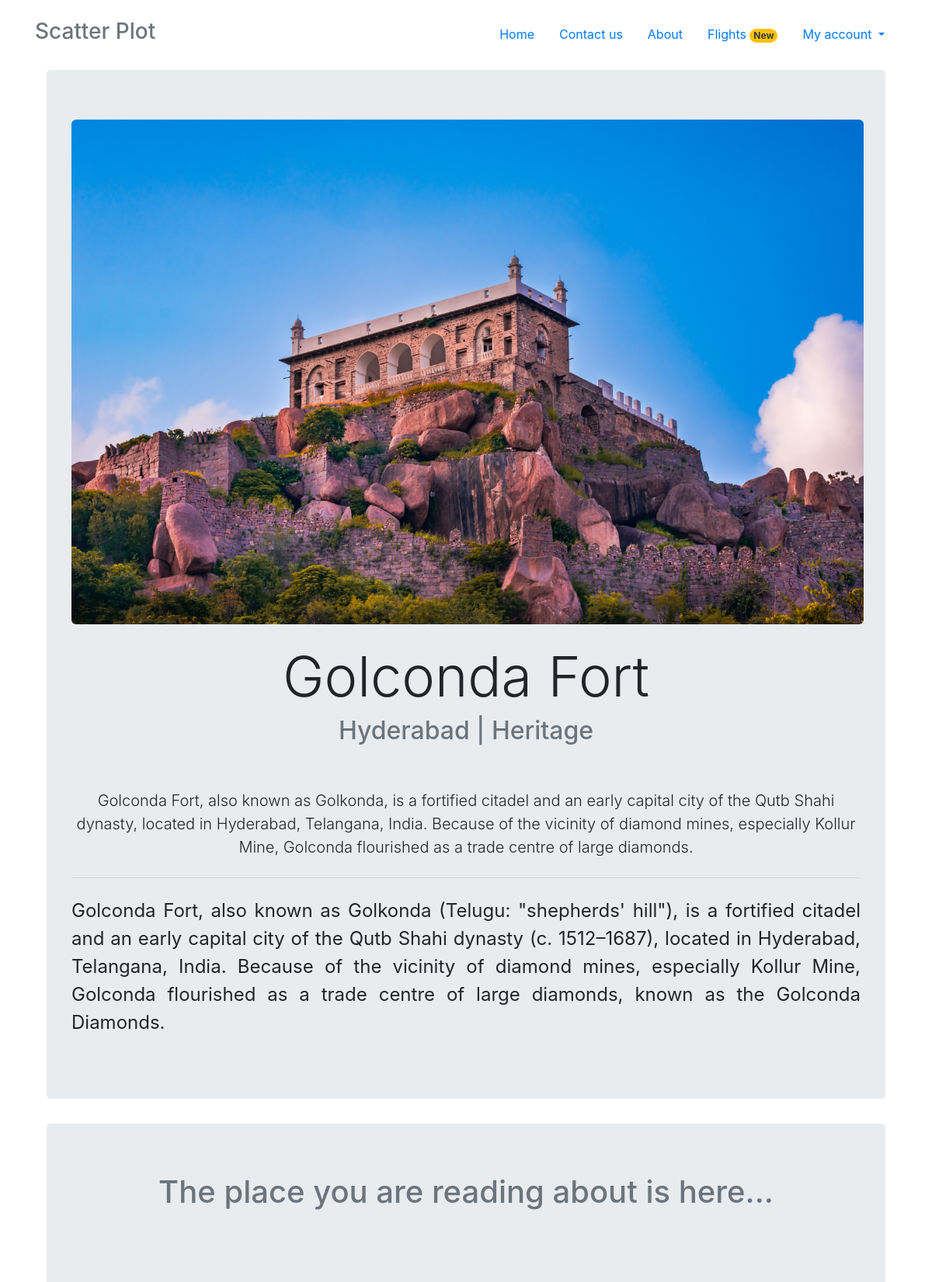
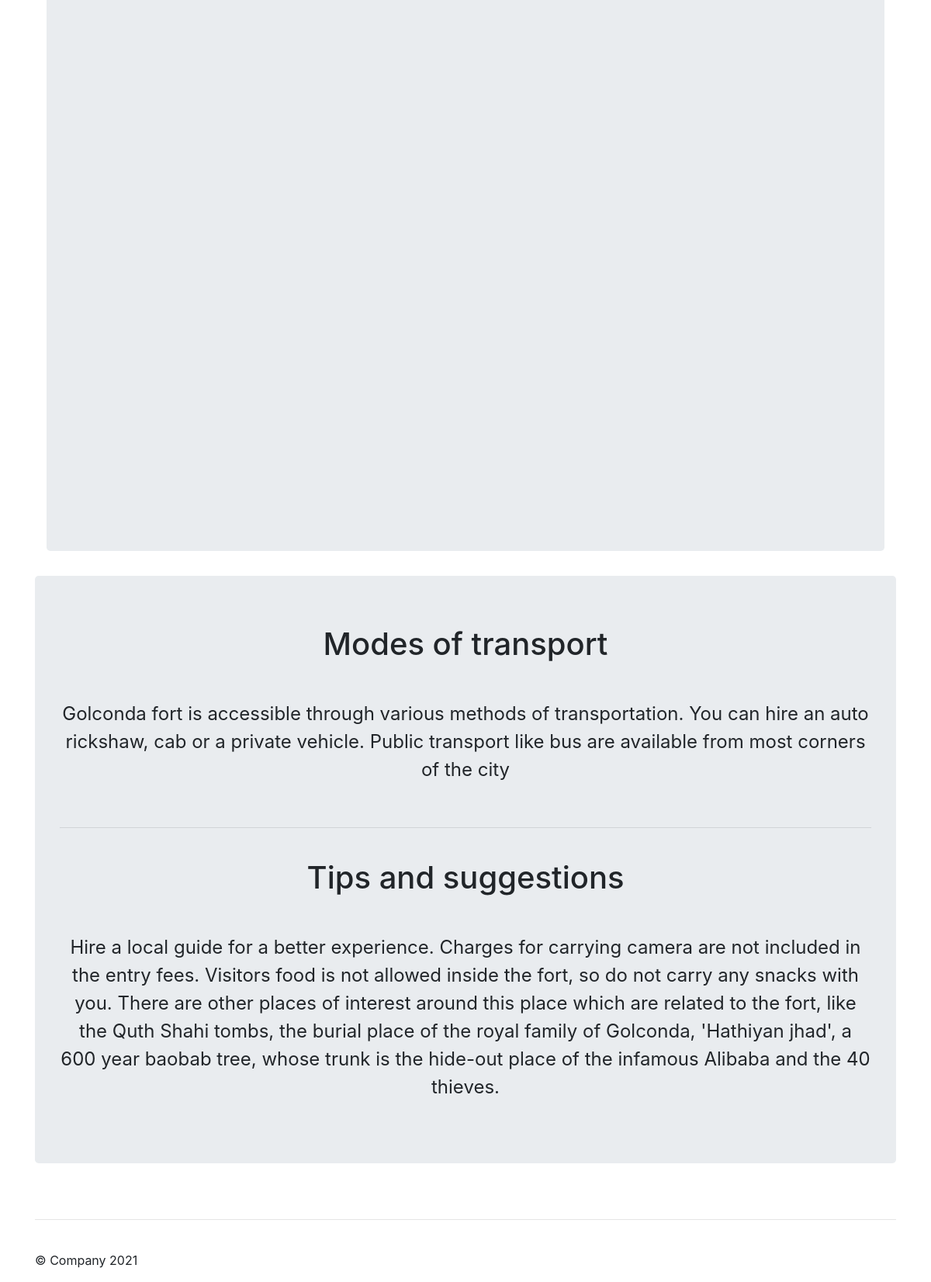
The page /1 on the database its author committed (2 pictures, top to bottom).
### Profile/models.py (models this page shows)
class Points_of_Interest(models.Model):
    State_name = models.ForeignKey(state, on_delete=models.CASCADE)
    slug = models.SlugField(max_length=100, default='state')
    Point_of_interest = models.CharField(max_length=100, null=True)
    poislug = models.SlugField(max_length=100, null=True)
    header_image = models.ImageField(null=True, blank=True, upload_to="POIs")
    category = models.CharField(max_length=50, choices=category)
    Short_Description = models.TextField(max_length=300, default='', help_text='Write a short catchy description about the POI in 100 words max')
    city = models.CharField(max_length=50, default='')
    Description = models.TextField(max_length=2000, default='', help_text='500 words max')
    Latitude = models.FloatField()
    Longitude = models.FloatField()
    Tips = models.TextField(max_length=500, default='')
    Entry_fees_Adults = models.CharField(max_length=50, default='')
    Entry_fees_Children = models.CharField(max_length=50, default='')
    Transport_methods = models.TextField(max_length=300, default='')
    Suggestions = models.TextField(max_length=500, default='', help_text='Suggest something about the place. Example: The best food to try around this area (or) other places of interests around (or) Visitors food is not allowed')
    def __str__(self):
        return (self.Point_of_interest)

### Profile/views.py (the view)
# urls.py: path('<int:pk>', views.poidetailview.as_view(), name='poidetailview'),
class poidetailview(DetailView):
    model = Points_of_Interest
    template_name = 'poidetailview.html'

### templates/poidetailview.html (shortened to what this page needs)
{% extends 'bootstrap.html' %}
{% load static %}
{% block body %}
<body>
  <div class="container">
    <div class="jumbotron" >
      <img src={{object.header_image.url}} style="text-align: center; border-radius: 6px; object-fit: cover;" width="1020" height="650" >		  <br><br>
      <h1 class="display-3" style="text-align: center;">{{object}}</h1>	<h2 class="text-muted" style="text-align: center;">{{object.city}} | {{object.category}}</h2>		  <br><br>
      <p class="lead" style="text-align: center;">{{object.Short_Description}}</p>
      <hr class="my-4">
      <p style="text-align: justify; font-size:150%;">{{object.Description}}</p>
    </div>
  <div class="jumbotron">
    <h1 class="text-muted" style="text-align: center;">The place you are reading about is here...</h1><p><br></p>
        <p>
           <div id="map" style="height: 650px; width: 1020px; text-align:center;"></div>
           <br>
        </p>
  </div><div></div>
  </div>
  <div class="jumbotron">
    <h1  style="text-align: center;">Modes of transport</h1><p><br></p>
        <p style="text-align: center; font-size:150%;">
          {{object.Transport_methods}}
        </p><br><hr><br>
    <h1  style="text-align: center;">Tips and suggestions</h1><p><br></p>
        <p style="text-align: center; font-size:150%;">
          {{object.Tips}}
          {{object.Suggestions}}
        </p>
  </div>
    <br><hr><br>
  <footer class="footer">
    <p>© Company 2021</p>
  </footer>
</div>
{% endblock body %}

### rows shown on the page
Points_of_Interest: header_image (picture), Point_of_interest "Golconda Fort", city "Hyderabad", category "Heritage", Short_Description "Golconda Fort, also known as Golkonda, is a fortified citadel and an early capital city of the Qutb Shahi dynasty, located in Hyderabad, Telangana, India. Because of the vicinity of diamond mines, especially Kollur Mine, Golconda flourished as a trade centre of large diamonds.", Description "Golconda Fort, also known as Golkonda (Telugu: \"shepherds' hill\"), is a fortified citadel and an early capital city of the Qutb Shahi dynasty (c. 1512–1687), located in Hyderabad, Telangana, India. Because of the vicinity of diamond mines, especially Kollur Mine, Golconda flourished as a trade centre of large diamonds, known as the Golconda Diamonds.", Transport_methods "Golconda fort is accessible through various methods of transportation. You can hire an auto rickshaw, cab or a private vehicle. Public transport like bus are available from most corners of the city", Tips "Hire a local guide for a better experience. Charges for carrying camera are not included in the entry fees.", Suggestions "Visitors food is not allowed inside the fort, so do not carry any snacks with you. There are other places of interest around this place which are related to the fort, like the Quth Shahi tombs, the burial place of the royal family of Golconda, 'Hathiyan jhad', a 600 year baobab tree, whose trunk is the hide-out place of the infamous Alibaba and the 40 thieves."
